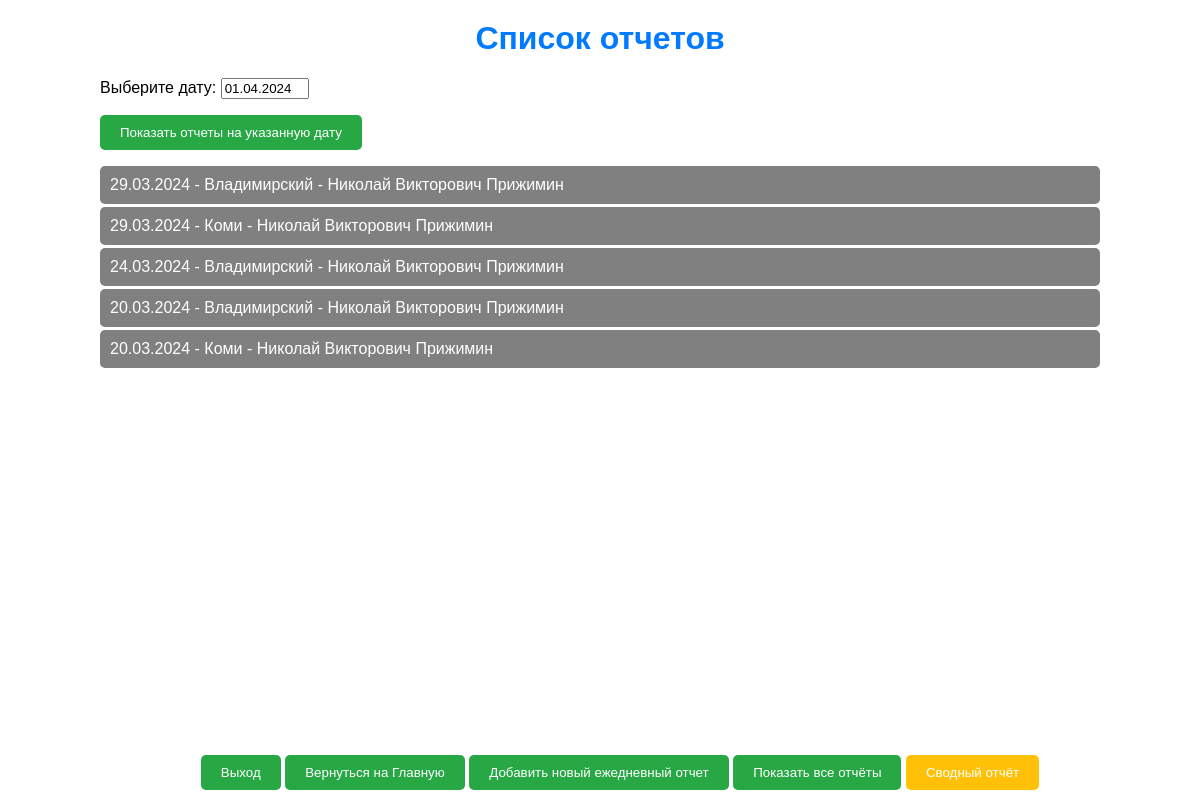
Screenshot of /daily/ (signed in) with the database file from the repository.
### daily/models.py (models this page shows, shortened)
class DailyReport(models.Model):
    created_at = models.DateTimeField('Время создания', auto_now_add=True, editable=False)  # Нередактируемое поле с временем создания
    report_date = models.DateField('Отчётная дата')
    author = models.ForeignKey(User, verbose_name='Автор', on_delete=models.CASCADE)
    department = models.ForeignKey(Department, verbose_name='Филиал', on_delete=models.CASCADE)
    field_1 = models.PositiveSmallIntegerField('Незакрытие постов охраны', default=0)
    field_2 = models.PositiveSmallIntegerField('Отсутствие спец. средств и оружия', default=0)
    field_3 = models.PositiveSmallIntegerField('Ненадлежащее проведение досмотра', default=0)
    field_4 = models.PositiveSmallIntegerField('Самовольное покидание поста', default=0)
    field_5 = models.PositiveSmallIntegerField('Допущение проникновения посторонних лиц', default=0)
    field_6 = models.PositiveSmallIntegerField('Допущение прохода по чужому пропуску (без пропуска)', default=0)
    field_7 = models.PositiveSmallIntegerField('Нахождение на посту в нетрезвом виде', default=0)
    field_8 = models.PositiveSmallIntegerField('Неприбытие ГБР', default=0)
    field_9 = models.PositiveSmallIntegerField('Иные значимые нарушения', default=0)
    field_10 = models.PositiveSmallIntegerField('Количество проведенных проверок СБ за прошедшие сутки', default=0)
    field_11 = models.PositiveSmallIntegerField('Количество направленных претензионных писем за прошедшие сутки', default=0)

class Department(models.Model):
    name = models.CharField(max_length=100)

### daily/views.py (the view)
# urls.py: path('', daily_reports, name='daily_reports'),  # Маршрут по умолчанию для списка отчетов
@login_required
def daily_reports(request):
    user = request.user
    reports = DailyReport.objects.filter(author=user).order_by('-report_date')
    if request.method == 'POST':
        form = DateForm(request.POST)
        if form.is_valid():
            selected_date = form.cleaned_data['selected_date']
            reports = reports.filter(report_date=selected_date)
    else:
        form = DateForm(initial={'selected_date': get_date_for_report()})
    for report in reports:
        report.user_full_name = f"{report.author.first_name} {report.author.last_name}"
    summary_reports_creators = [user.username for user in CreatorsSummaryReport.objects.first().creators.all()]
    return render(request, 'daily/reports_list.html',
                  {'reports': reports,
                   'form': form,
                   'summary_reports_creators': summary_reports_creators})

### daily/forms.py
class DateForm(forms.Form):
    selected_date = forms.DateField(label='Выберите дату')

### daily/templates/daily/reports_list.html (shortened to what this page needs)
{% load static %}
<!DOCTYPE html>
<html lang="en">
<head>
    <link rel="stylesheet" type="text/css" href="{% static 'css/styles.css' %}">
</head>
<body>
    <div class="container">
        <h1>Список отчетов</h1>
        <div class="button-container">
            <form method="post" class="form-group">
                {{ form.as_p }}
                <button type="submit">Показать отчеты на указанную дату</button>
            </form>
        </div>
        <ul class="report-list">
            {% for report in reports %}
            <li>
                <a href="{% url 'report_details' report.id %}" class="action-button">
                    {{ report.report_date|date:"d.m.Y" }} - {{ report.department.name }} - {{ report.user_full_name }}
                </a>
            </li>
            {% empty %}
            <li>Нет доступных отчетов</li>
            {% endfor %}
        </ul>
    </div>
    <div class="actions">
        <a href="{% url 'accounts:custom_logout' %}" class="action-link">
            <button type="button">Выход</button>
        </a>
        <a href="{% url 'dashboard' %}" class="action-link">
            <button type="button">Вернуться на Главную</button>
        </a>
        <a href="{% url 'add_daily_report' %}" class="action-link">
            <button type="button">Добавить новый ежедневный отчет</button>
        </a>
        <a href="{% url 'daily_reports' %}" class="action-link">
            <button type="button">Показать все отчёты</button>
        </a>
        {% if request.user.username in summary_reports_creators %}
        <a href="{% url 'summary_report' %}" class="action-link">
            <button type="button" class="yellow-button">Сводный отчёт</button>
        </a>
        {% endif %}
    </div>
</body>
</html>

### static/css/styles.css (style rules this page uses)
body { font-family: Arial, sans-serif; margin: 20px; }
h1 { color: #007bff; text-align: center; margin-top: 0; }
.container { width: 90%; max-width: 1000px; margin: 0 auto; }
.login-button, .action-button { background-color: #28a745; color: white; padding: 10px 20px; border: none; border-radius: 5px; cursor: pointer; transition: background-color 0.3s ease; }
.report-list { height: calc(100vh - 260px); overflow-y: auto; list-style-type: none; padding: 0; }
.report-list li { list-style-type: none; margin-bottom: 3px; }
.report-list li a { display: block; padding: 10px; background-color: #808080; color: white; text-decoration: none; border-radius: 5px; }
.actions { position: fixed; bottom: 10px; width: 100%; text-align: center; }
.actions button { background-color: #28a745; color: white; padding: 10px 20px; border: none; border-radius: 5px; cursor: pointer; transition: background-color 0.3s ease; }
.actions a { text-decoration: none; }
.actions button.yellow-button { background-color: #ffc107; color: white; padding: 10px 20px; border: none; border-radius: 5px; cursor: pointer; transition: background-color 0.3s ease; }
input[type="text"], input[type="password"], input[type="email"], input[type="number"], input[type="date"], textarea { width: 80px; }
.form-group button { background-color: #28a745; color: white; padding: 10px 20px; border: none; border-radius: 5px; cursor: pointer; transition: background-color 0.3s ease; }

### rows the page displays
DailyReport: report_date "29.03.2024", department.name "Владимирский", user_full_name "Николай Викторович Прижимин"
DailyReport: report_date "29.03.2024", department.name "Коми", user_full_name "Николай Викторович Прижимин"
DailyReport: report_date "24.03.2024", department.name "Владимирский", user_full_name "Николай Викторович Прижимин"
DailyReport: report_date "20.03.2024", department.name "Владимирский", user_full_name "Николай Викторович Прижимин"
DailyReport: report_date "20.03.2024", department.name "Коми", user_full_name "Николай Викторович Прижимин"
